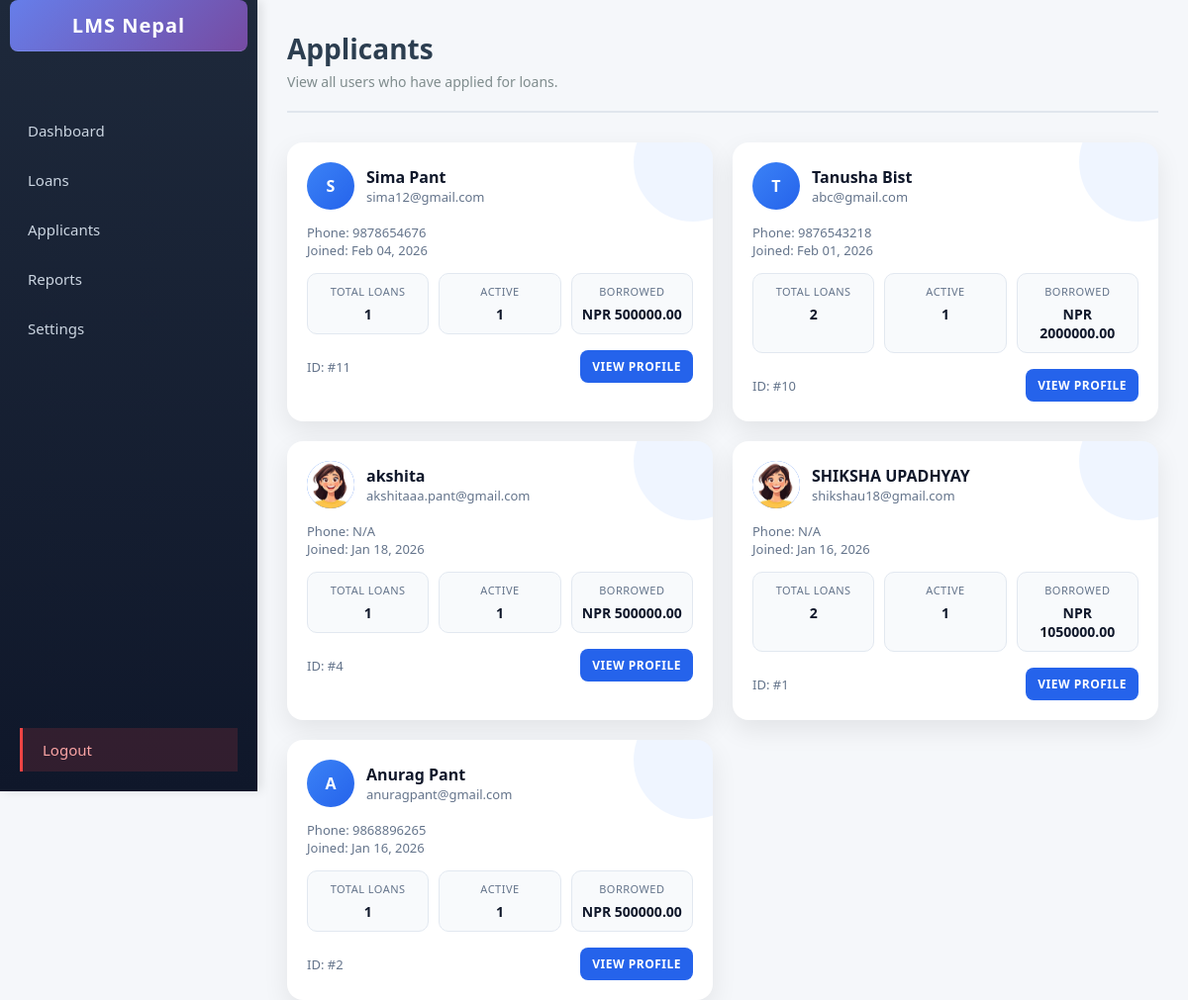
/applicants/ (signed in), run on the app's committed database.
### core/models.py (models this page shows, shortened)
class Member(models.Model):
    user = models.OneToOneField(User, on_delete=models.CASCADE)
    phone = models.CharField(max_length=15)
    address = models.TextField()
    dob = models.DateField(null=True, blank=True)
    occupation = models.CharField(max_length=100, blank=True)
    monthly_income = models.DecimalField(max_digits=10, decimal_places=2, null=True, blank=True)
    joined_date = models.DateField(auto_now_add=True)
    profile_photo = models.ImageField(upload_to='profile_photos/', null=True, blank=True)

### core/views.py (the view)
# urls.py: path('applicants/', views.admin_applicants, name='admin_applicants'),
@login_required
def admin_applicants(request):
    if not request.user.is_staff:
        return redirect('login')
    members = Member.objects.filter(loan__isnull=False).distinct().order_by('-joined_date')
    member_data = []
    for member in members:
        total_loans = Loan.objects.filter(member=member).count()
        active_loans = Loan.objects.filter(member=member, status='approved').count()
        total_borrowed = Loan.objects.filter(
            member=member,
            status__in=['approved', 'closed']
        ).aggregate(total=Sum('amount'))['total'] or 0
        member_data.append({
            'member': member,
            'total_loans': total_loans,
            'active_loans': active_loans,
            'total_borrowed': total_borrowed,
        })
    context = {
        'member_data': member_data,
    }
    return render(request, 'core/admin_applicants.html', context)

### core/templates/core/admin_applicants.html (shortened to what this page needs)
{% load static %}
<link rel="stylesheet" href="{% static 'core/dashboard.css' %}">
<!DOCTYPE html>
<html lang="en">
<head>
</head>
<body>
  <aside class="sidebar">
    <div class="logo">LMS Nepal</div>
    <ul>
      <li><a href="{% url 'admin_dashboard' %}">Dashboard</a></li>
      <li><a href="{% url 'admin_loans' %}">Loans</a></li>
      <li><a href="{% url 'admin_applicants' %}">Applicants</a></li>
      <li><a href="{% url 'admin_reports' %}">Reports</a></li>
      <li><a href="{% url 'admin_settings' %}">Settings</a></li>
      <li><a href="{% url 'logout' %}" class="logout-btn">Logout</a></li>
    </ul>
  </aside>
  <main class="main-content">
    <header class="header">
      <h1>Applicants</h1>
      <p>View all users who have applied for loans.</p>
    </header>
    {% if member_data %}
    <div class="applicant-grid">
      {% for item in member_data %}
      <div class="applicant-card">
        <div class="applicant-header">
          <div class="avatar">
            {% if item.member.profile_photo %}
              <img src="{{ item.member.profile_photo.url }}" alt="{{ item.member.user.get_full_name|default:item.member.user.username }}">
            {% else %}
              {{ item.member.user.get_full_name|default:item.member.user.username|slice:":1" }}
            {% endif %}
          </div>
          <div>
            <a class="applicant-name" href="{% url 'admin_applicant_detail' item.member.id %}">
              {{ item.member.user.get_full_name|default:item.member.user.username }}
            </a>
            <div class="applicant-meta">{{ item.member.user.email|default:"N/A" }}</div>
          </div>
        </div>
        <div class="applicant-meta">Phone: {{ item.member.phone|default:"N/A" }}</div>
        <div class="applicant-meta">Joined: {{ item.member.joined_date|date:"M d, Y" }}</div>
        <div class="stat-row">
          <div class="stat">
            <span>Total Loans</span>
            <strong>{{ item.total_loans }}</strong>
          </div>
          <div class="stat">
            <span>Active</span>
            <strong>{{ item.active_loans }}</strong>
          </div>
          <div class="stat">
            <span>Borrowed</span>
            <strong>NPR {{ item.total_borrowed|floatformat:2 }}</strong>
          </div>
        </div>
        <div class="applicant-footer">
          <span class="applicant-meta">ID: #{{ item.member.id }}</span>
          <a class="view-profile" href="{% url 'admin_applicant_detail' item.member.id %}">View Profile</a>
        </div>
      </div>
      {% endfor %}
    </div>
    {% else %}
    <div class="no-data">
      <p>No applicants found.</p>
    </div>
    {% endif %}
  </main>
</body>
</html>

### core/static/core/dashboard.css (style rules this page uses)
* { margin: 0; padding: 0; box-sizing: border-box; }
body { margin: 0; padding: 0; font-family: 'Segoe UI', Tahoma, Geneva, Verdana, sans-serif; background-color: #f5f7fa; color: #333; }
.sidebar { width: 220px; position: fixed; top: 0; left: 0; height: 100%; background: linear-gradient(180deg, #2c3e50 0%, #34495e 100%); color: white; padding-top: 20px; z-index: 1000; box-shadow: 2px 0 8px rgba(0,0,0,0.15); }
.sidebar .logo { font-size: 20px; text-align: center; margin-bottom: 35px; font-weight: 800; color: #fff; letter-spacing: 1px; background: linear-gradient(135deg, #667eea, #764ba2); padding: 12px; border-radius: 8px; margin-left: 10px; margin-right: 10px; }
.sidebar ul { list-style: none; padding: 0; margin: 0; }
.sidebar ul li { margin-bottom: 0; }
.sidebar ul li a { color: #bdc3c7; text-decoration: none; padding: 12px 20px; display: block; transition: all 0.3s; font-size: 13px; font-weight: 500; }
.logout-btn { color: #e74c3c !important; position: absolute; bottom: 20px; width: calc(100% - 40px); padding: 12px 20px !important; border-radius: 0; text-align: center; background: rgba(231, 76, 60, 0.15) !important; margin: 0 20px; }
.main-content { margin-left: 240px; padding: 30px 40px; min-height: 100vh; }
.header { margin-bottom: 30px; padding-bottom: 20px; border-bottom: 2px solid #e0e6ed; }
.header h1 { margin-bottom: 5px; color: #2c3e50; font-size: 28px; font-weight: 800; }
.header p { color: #7f8c8d; font-size: 14px; margin: 0; }

### core/templates/core/admin_applicants.html (style rules this page uses)
* { margin: 0; padding: 0; box-sizing: border-box; font-family: 'Segoe UI', Tahoma, Geneva, Verdana, sans-serif; }
body { display: flex; background: #f5f7fa; min-height: 100vh; }
.sidebar { width: 260px; background: linear-gradient(180deg, #1e293b 0%, #0f172a 100%); color: white; padding: 0; position: fixed; height: 100vh; overflow-y: auto; box-shadow: 4px 0 10px rgba(0, 0, 0, 0.1); }
.logo { padding: 25px 20px; font-size: 24px; font-weight: 700; text-align: center; background: rgba(255, 255, 255, 0.05); border-bottom: 1px solid rgba(255, 255, 255, 0.1); letter-spacing: 1px; }
.sidebar ul { list-style: none; padding: 20px 0; }
.sidebar ul li { margin: 0; }
.sidebar ul li a { display: flex; align-items: center; padding: 15px 25px; color: #cbd5e1; text-decoration: none; transition: all 0.3s ease; border-left: 3px solid transparent; font-size: 15px; }
.logout-btn { margin-top: 20px; background: rgba(239, 68, 68, 0.15) !important; color: #fca5a5 !important; border-left-color: #ef4444 !important; }
.main-content { margin-left: 260px; padding: 30px; min-height: 100vh; }
.applicant-grid { display: grid; grid-template-columns: repeat(2, minmax(260px, 1fr)); gap: 20px; margin-top: 24px; }
.applicant-card { background: white; border-radius: 16px; padding: 20px; box-shadow: 0 10px 26px rgba(0, 0, 0, 0.08); position: relative; overflow: hidden; transition: transform 0.25s ease, box-shadow 0.25s ease; }
.applicant-card::after { content: ''; position: absolute; right: -40px; top: -40px; width: 120px; height: 120px; border-radius: 50%; background: rgba(59, 130, 246, 0.08); }
.applicant-header { display: flex; align-items: center; gap: 12px; margin-bottom: 14px; }
.avatar { width: 48px; height: 48px; border-radius: 50%; background: linear-gradient(135deg, #3b82f6, #2563eb); display: inline-flex; align-items: center; justify-content: center; color: white; font-weight: 700; overflow: hidden; }
.avatar img { width: 100%; height: 100%; object-fit: cover; display: block; }
.applicant-name { font-size: 16px; font-weight: 700; color: #0f172a; text-decoration: none; }
.applicant-meta { color: #64748b; font-size: 13px; }
.stat-row { display: grid; grid-template-columns: repeat(3, 1fr); gap: 10px; margin: 14px 0 16px; }
.stat { background: #f8fafc; border-radius: 10px; padding: 10px; text-align: center; border: 1px solid #e2e8f0; }
.stat span { display: block; font-size: 11px; text-transform: uppercase; letter-spacing: 0.5px; color: #64748b; }
.stat strong { display: block; margin-top: 6px; color: #0f172a; font-size: 14px; }
.applicant-footer { display: flex; justify-content: space-between; align-items: center; gap: 10px; }
.view-profile { display: inline-block; padding: 8px 12px; border-radius: 8px; background: #2563eb; color: white; text-decoration: none; font-weight: 600; font-size: 12px; text-transform: uppercase; letter-spacing: 0.5px; transition: background 0.2s ease; }

### data on the page
Member: member.user.get_full_name "S", member.user.get_full_name "Sima Pant", member.user.email "sima12@gmail.com", member.phone "9878654676", member.joined_date "Feb 04, 2026", total_loans "1", active_loans "1", total_borrowed "500000.00", member.id "11"
Member: member.user.get_full_name "T", member.user.get_full_name "Tanusha Bist", member.user.email "abc@gmail.com", member.phone "9876543218", member.joined_date "Feb 01, 2026", total_loans "2", active_loans "1", total_borrowed "2000000.00", member.id "10"
Member: member.profile_photo (picture), member.user.get_full_name "akshita", member.user.email "akshitaaa.pant@gmail.com", member.phone "N/A", member.joined_date "Jan 18, 2026", total_loans "1", active_loans "1", total_borrowed "500000.00", member.id "4"
Member: member.profile_photo (picture), member.user.get_full_name "SHIKSHA UPADHYAY", member.user.email "shikshau18@gmail.com", member.phone "N/A", member.joined_date "Jan 16, 2026", total_loans "2", active_loans "1", total_borrowed "1050000.00", member.id "1"
Member: member.user.get_full_name "A", member.user.get_full_name "Anurag Pant", member.user.email "anuragpant@gmail.com", member.phone "9868896265", member.joined_date "Jan 16, 2026", total_loans "1", active_loans "1", total_borrowed "500000.00", member.id "2"
